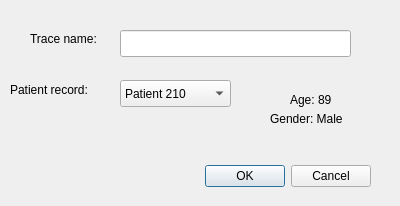
<?xml version="1.0" encoding="UTF-8"?>
<ui version="4.0">
 <class>Dialog</class>
 <widget class="QDialog" name="Dialog">
  <property name="geometry">
   <rect>
    <x>0</x>
    <y>0</y>
    <width>400</width>
    <height>206</height>
   </rect>
  </property>
  <property name="windowTitle">
   <string>Generate new trace</string>
  </property>
  <widget class="QDialogButtonBox" name="buttonBox">
   <property name="geometry">
    <rect>
     <x>30</x>
     <y>160</y>
     <width>341</width>
     <height>32</height>
    </rect>
   </property>
   <property name="orientation">
    <enum>Qt::Horizontal</enum>
   </property>
   <property name="standardButtons">
    <set>QDialogButtonBox::Cancel|QDialogButtonBox::Ok</set>
   </property>
  </widget>
  <widget class="QComboBox" name="comboBox">
   <property name="geometry">
    <rect>
     <x>120</x>
     <y>80</y>
     <width>111</width>
     <height>27</height>
    </rect>
   </property>
   <property name="maxVisibleItems">
    <number>5</number>
   </property>
   <item>
    <property name="text">
     <string>Patient 210</string>
    </property>
   </item>
   <item>
    <property name="text">
     <string>Patient 200</string>
    </property>
   </item>
   <item>
    <property name="text">
     <string>Patient 212</string>
    </property>
   </item>
   <item>
    <property name="text">
     <string>Patient 111</string>
    </property>
   </item>
   <item>
    <property name="text">
     <string>Patient 101</string>
    </property>
   </item>
   <item>
    <property name="text">
     <string>Patient 123</string>
    </property>
   </item>
   <item>
    <property name="text">
     <string>Patient 207</string>
    </property>
   </item>
   <item>
    <property name="text">
     <string>Patient 228</string>
    </property>
   </item>
  </widget>
  <widget class="QLineEdit" name="lineEdit">
   <property name="geometry">
    <rect>
     <x>120</x>
     <y>30</y>
     <width>231</width>
     <height>27</height>
    </rect>
   </property>
  </widget>
  <widget class="QLabel" name="label">
   <property name="geometry">
    <rect>
     <x>30</x>
     <y>30</y>
     <width>91</width>
     <height>17</height>
    </rect>
   </property>
   <property name="text">
    <string>Trace name:</string>
   </property>
  </widget>
  <widget class="QLabel" name="label_2">
   <property name="geometry">
    <rect>
     <x>10</x>
     <y>80</y>
     <width>111</width>
     <height>20</height>
    </rect>
   </property>
   <property name="text">
    <string>Patient record:</string>
   </property>
  </widget>
  <widget class="QLabel" name="label_3">
   <property name="geometry">
    <rect>
     <x>290</x>
     <y>90</y>
     <width>71</width>
     <height>20</height>
    </rect>
   </property>
   <property name="text">
    <string>Age: 89</string>
   </property>
  </widget>
  <widget class="QLabel" name="label_4">
   <property name="geometry">
    <rect>
     <x>270</x>
     <y>110</y>
     <width>121</width>
     <height>17</height>
    </rect>
   </property>
   <property name="text">
    <string>Gender: Male</string>
   </property>
  </widget>
 </widget>
 <resources/>
 <connections>
  <connection>
   <sender>buttonBox</sender>
   <signal>accepted()</signal>
   <receiver>Dialog</receiver>
   <slot>accept()</slot>
   <hints>
    <hint type="sourcelabel">
     <x>248</x>
     <y>254</y>
    </hint>
    <hint type="destinationlabel">
     <x>157</x>
     <y>274</y>
    </hint>
   </hints>
  </connection>
  <connection>
   <sender>buttonBox</sender>
   <signal>rejected()</signal>
   <receiver>Dialog</receiver>
   <slot>reject()</slot>
   <hints>
    <hint type="sourcelabel">
     <x>316</x>
     <y>260</y>
    </hint>
    <hint type="destinationlabel">
     <x>286</x>
     <y>274</y>
    </hint>
   </hints>
  </connection>
 </connections>
</ui>
